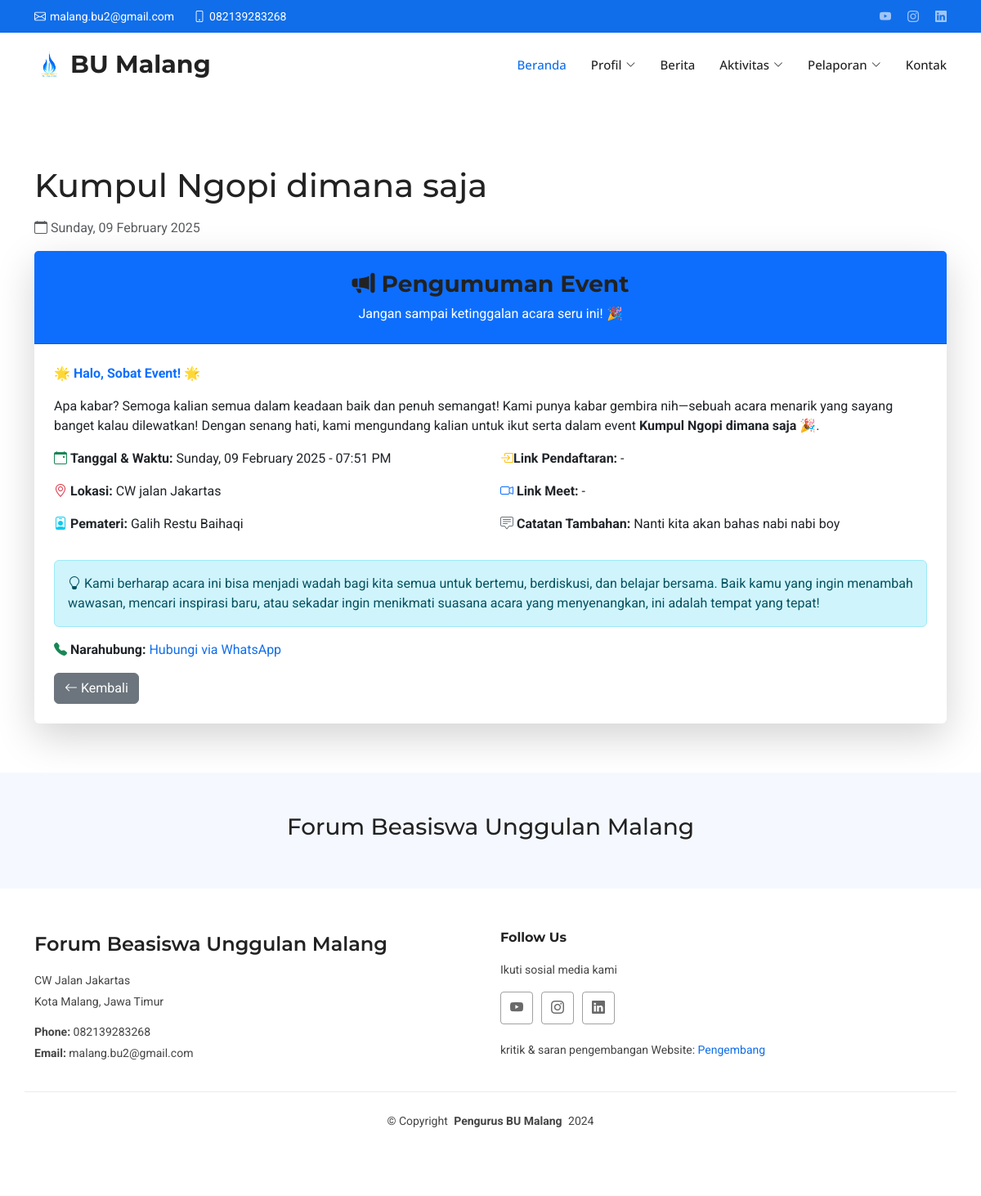
The app's page /pages/aktivitas/events/pages-events.php?id=3 with its own data.
### tables this page shows
CREATE TABLE `footer` (
  `id_footer` int(11) NOT NULL,
  `alamat_bu` varchar(255) NOT NULL,
  `nomor_bu` varchar(255) NOT NULL,
  `email_bu` varchar(255) NOT NULL,
  `youtube_bu` varchar(255) NOT NULL,
  `ig_bu` varchar(255) NOT NULL,
  `linkedin_bu` varchar(255) NOT NULL,
  `pengembang_bu` varchar(255) NOT NULL
);

CREATE TABLE `event` (
  `id_event` int(11) NOT NULL,
  `waktu` datetime NOT NULL,
  `jenis` enum('Daring','Luring') NOT NULL,
  `nama_event` varchar(255) NOT NULL,
  `tanggal_event` datetime NOT NULL,
  `pemateri` varchar(255) NOT NULL,
  `lokasi` longtext NOT NULL,
  `link_pendaftaran` longtext NOT NULL,
  `link_meet` longtext NOT NULL,
  `isi_berita` longtext NOT NULL,
  `narahubung` varchar(255) NOT NULL,
  `status` enum('Upcoming','Completed','Canceled') NOT NULL
);

### pages/aktivitas/events/pages-events.php (the view, shortened to what this page needs)
<?php
include '../../../connections/conn.php';
if (isset($_GET['id'])) {
    $id_event = $_GET['id'];
    $stmt = $conn->prepare("SELECT * FROM event WHERE id_event = ?");
    $stmt->bind_param("i", $id_event);
    $stmt->execute();
    $result = $stmt->get_result();
    if ($row = $result->fetch_assoc()) {
        $nama_event = htmlspecialchars($row['nama_event']);
        $pemateri = htmlspecialchars($row['pemateri']);
        $lokasi = htmlspecialchars($row['lokasi']);
        $link_pendaftaran = htmlspecialchars($row['link_pendaftaran']);
        $link_meet = htmlspecialchars($row['link_meet']);
        $isi_berita = htmlspecialchars($row['isi_berita']);
        $tanggal_event = date('l, d F Y - h:i A', strtotime($row['tanggal_event']));
        $waktu = date('l, d F Y', strtotime($row['waktu']));
        $narahubung = htmlspecialchars($row['narahubung']);
    } else {
        echo "<script>alert('Berita tidak ditemukan!'); window.location='berita.php';</script>";
        exit;
    }
} else {
    echo "<script>alert('ID tidak ditemukan!'); window.location='berita.php';</script>";
    exit;
}
function formatNomorWA($nomor)
{
    $nomor = preg_replace('/[^0-9]/', '', $nomor);
    if (substr($nomor, 0, 1) === '0') {
        $nomor = '62' . substr($nomor, 1);
    }
    return $nomor;
}
$query = "SELECT * FROM footer";
$result = $conn->query($query);
$row = $result->fetch_assoc();
$footer = [
    "alamat_bu" => $row['alamat_bu'],
    "nomor_bu" => $row['nomor_bu'],
    "email_bu" => $row['email_bu'],
    "youtube_bu" => $row['youtube_bu'],
    "ig_bu" => $row['ig_bu'],
    "linkedin_bu" => $row['linkedin_bu'],
    "pengembang_bu" => $row['pengembang_bu'],
];
?>
<!DOCTYPE html>
<html lang="en">
<?php include '../../../components/head.php' ?>
<body class="index-page">
    <header id="header" class="header sticky-top">
        <div class="topbar d-flex align-items-center">
            <div class="container d-flex justify-content-center justify-content-md-between">
                <div class="contact-info d-flex align-items-center">
                    <i class="bi bi-envelope d-flex align-items-center"><a href="<?= $footer['email_bu'] ?>"><?= $footer['email_bu'] ?></a></i>
                    <i class="bi bi-phone d-flex align-items-center ms-4"><span><?= $footer['nomor_bu'] ?></span></i>
                </div>
                <div class="social-links d-none d-md-flex align-items-center">
                    <a href="<?= $footer['youtube_bu'] ?>" class="youtube"><i class="bi bi-youtube"></i></a>
                    <a href="<?= $footer['ig_bu'] ?>" class="instagram"><i class="bi bi-instagram"></i></a>
                    <a href="<?= $footer['linkedin_bu'] ?>" class="linkedin"><i class="bi bi-linkedin"></i></a>
                </div>
            </div>
        </div>
        <div class="branding d-flex align-items-cente">
            <div class="container position-relative d-flex align-items-center justify-content-between">
                <?php include '../../../components/navbar.php' ?>
            </div>
        </div>
    </header>
    <main class="main">
        <section id="contents" class="contents section">
            <div class="container mt-4">
                <h1 class="mb-3"><?= $nama_event; ?></h1>
                <p class="text-muted"><i class="bi bi-calendar"></i> <?= $waktu; ?></p>
                <div class="card shadow-lg border-0">
                    <div class="card-header bg-primary text-white text-center py-4">
                        <h3 class="fw-bold"><i class="bi bi-megaphone-fill"></i> Pengumuman Event</h3>
                        <p class="mb-0">Jangan sampai ketinggalan acara seru ini! 🎉</p>
                    </div>
                    <div class="card-body p-4">
                        <p class="fw-bold text-primary">🌟 Halo, Sobat Event! 🌟</p>
                        <p>
                            Apa kabar? Semoga kalian semua dalam keadaan baik dan penuh semangat! Kami punya kabar gembira nih—sebuah acara menarik yang sayang banget kalau dilewatkan! Dengan senang hati, kami mengundang kalian untuk ikut serta dalam event <strong><?= $nama_event; ?></strong> 🎉.
                        </p>
                        <div class="row">
                            <div class="col-md-6">
                                <p><i class="bi bi-calendar-event text-success"></i> <strong>Tanggal & Waktu:</strong> <?= $tanggal_event; ?></p>
                                <p><i class="bi bi-geo-alt text-danger"></i> <strong>Lokasi:</strong> <?= $lokasi; ?></p>
                                <p><i class="bi bi-person-badge text-info"></i> <strong>Pemateri:</strong> <?= !empty($pemateri) ? $pemateri : 'Akan Diumumkan'; ?></p>
                            </div>
                            <div class="col-md-6">
                                <p><i class="bi bi-box-arrow-in-right text-warning"></i><strong>Link Pendaftaran:</strong>
                                    <?= ($link_pendaftaran == '-') ? '-' : '<a href="' . htmlspecialchars($link_pendaftaran) . '" target="_blank" class="text-decoration-none">Klik di sini untuk daftar</a>'; ?>
                                </p>
                                <p><i class="bi bi-camera-video text-primary"></i> <strong>Link Meet:</strong>
                                    <?= ($link_meet == '-') ? '-' : '<a href="' . htmlspecialchars($link_meet) . '" target="_blank" class="text-decoration-none">Gabung di sini</a>'; ?>
                                </p>
                                <p><i class="bi bi-chat-square-text text-secondary"></i> <strong>Catatan Tambahan:</strong> <?= !empty($isi_berita) ? $isi_berita : '-'; ?></p>
                            </div>
                        </div>
                        <div class="alert alert-info mt-3">
                            <i class="bi bi-lightbulb"></i> Kami berharap acara ini bisa menjadi wadah bagi kita semua untuk bertemu, berdiskusi, dan belajar bersama. Baik kamu yang ingin menambah wawasan, mencari inspirasi baru, atau sekadar ingin menikmati suasana acara yang menyenangkan, ini adalah tempat yang tepat!
                        </div>
                        <p><i class="bi bi-telephone-fill text-success"></i> <strong>Narahubung:</strong>
                            <?= ($narahubung == '-' || empty($narahubung)) ? '-' : '<a href="https://wa.me/' . formatNomorWA($narahubung) . '" target="_blank" class="text-decoration-none">Hubungi via WhatsApp</a>'; ?>
                        </p>
                        <div class="d-flex justify-content-between">
                            <a href="javascript:history.back()" class="btn btn-secondary">
                                <i class="bi bi-arrow-left"></i> Kembali
                            </a>
                        </div>
                    </div>
                </div>
            </div>
        </section>
    </main>
    <footer id="footer" class="footer">
        <div class="footer-newsletter">
            <div class="container">
                <div class="row justify-content-center text-center">
                    <div class="col-lg-6">
                        <h3>Forum Beasiswa Unggulan Malang</h5>
                    </div>
                </div>
            </div>
        </div>
        <div class="container footer-top">
            <?php include '../../../components/footer.php' ?>
        </div>
        <div class="container copyright text-center mt-4">
            <p>© <span>Copyright</span> <strong class="px-1 sitename">Pengurus BU Malang</strong> <span>2024</span></p>
        </div>
    </footer>
</body>
</html>

### components/footer.php
<div class="row gy-4">
    <div class="col-lg-6 col-md-12 footer-about">
        <a href="index.html" class="d-flex align-items-center">
            <span class="sitename">Forum Beasiswa Unggulan Malang</span>
        </a>
        <div class="footer-contact pt-3">
            <p><?= $footer['alamat_bu'] ?></p>
            <p>Kota Malang, Jawa Timur</p>
            <p class="mt-3"><strong>Phone:</strong> <span><?= $footer['nomor_bu'] ?></span></p>
            <p><strong>Email:</strong> <span><?= $footer['email_bu'] ?></span></p>
        </div>
    </div>
    <div class="col-lg-6 col-md-12">
        <h4>Follow Us</h4>
        <p>Ikuti sosial media kami</p>
        <div class="social-links d-flex">
            <a href="<?= $footer['youtube_bu'] ?>" target="_blank"><i class="bi bi-youtube"></i></a>
            <a href="<?= $footer['ig_bu'] ?>" target="_blank"><i class="bi bi-instagram"></i></a>
            <a href="<?= $footer['linkedin_bu'] ?>" target="_blank"><i class="bi bi-linkedin"></i></a>
        </div>
        <br>
        <p>kritik & saran pengembangan Website: <a href="https://wa.me/<?= $footer['pengembang_bu'] ?>" target="_blank">Pengembang</a> </p>
    </div>
</div>

### assets/css/main.css (style rules this page uses)
:root { --default-font: "Roboto", system-ui, -apple-system, "Segoe UI", Roboto, "Helvetica Neue", Arial, "Noto Sans", "Liberation Sans", sans-serif, "Apple Color Emoji", "Segoe UI Emoji", "Segoe UI Symbol", "Noto Color Emoji"; --heading-font: "Montserrat", sans-serif; --nav-font: "Open Sans", sans-serif; }
:root { --background-color: #ffffff; --default-color: #444444; --heading-color: #222222; --accent-color: #106eea; --surface-color: #ffffff; --contrast-color: #ffffff; }
:root { --nav-color: #222222; --nav-hover-color: #106eea; --nav-mobile-background-color: #ffffff; --nav-dropdown-background-color: #ffffff; --nav-dropdown-color: #222222; --nav-dropdown-hover-color: #106eea; }
:root { scroll-behavior: smooth; }
body { color: var(--default-color); background-color: var(--background-color); font-family: var(--default-font); }
a { color: var(--accent-color); text-decoration: none; transition: 0.3s; }
h1, h2, h3, h4, h5, h6 { color: var(--heading-color); font-family: var(--heading-font); }
.header { color: var(--default-color); transition: all 0.5s; z-index: 997; background-color: var(--background-color); }
.header .topbar { background-color: var(--accent-color); height: 40px; padding: 0; font-size: 14px; transition: all 0.5s; }
.header .topbar .contact-info i { font-style: normal; color: var(--contrast-color); }
.header .topbar .contact-info i a, .header .topbar .contact-info i span { padding-left: 5px; color: var(--contrast-color); }
.header .topbar .contact-info i a { line-height: 0; transition: 0.3s; }
.header .topbar .social-links a { color: color-mix(in srgb, var(--contrast-color), transparent 40%); line-height: 0; transition: 0.3s; margin-left: 20px; }
.header .branding { background-color: var(--background-color); min-height: 60px; padding: 10px 0; }
.footer { color: var(--default-color); background-color: var(--background-color); font-size: 14px; padding-bottom: 50px; position: relative; }
.footer .footer-newsletter { background-color: color-mix(in srgb, var(--accent-color), transparent 96%); padding: 50px 0; }
.footer .footer-top { padding-top: 50px; }
.footer .social-links a { display: flex; align-items: center; justify-content: center; width: 40px; height: 40px; border-radius: 4px; border: 1px solid color-mix(in srgb, var(--default-color), transparent 50%); font-size: 16px; color: color-mix(in srgb, var(--default-color), transparent 20%); margin-right: 10px; transition: 0.3s; }
.footer h4 { font-size: 16px; font-weight: bold; position: relative; padding-bottom: 12px; }
.footer .footer-about a { color: var(--heading-color); font-size: 24px; font-weight: 600; font-family: var(--heading-font); }
.footer .footer-contact p { margin-bottom: 5px; }
.footer .copyright { padding-top: 25px; padding-bottom: 25px; border-top: 1px solid color-mix(in srgb, var(--default-color), transparent 90%); }
.footer .copyright p { margin-bottom: 0; }
section, .section { color: var(--default-color); background-color: var(--background-color); padding: 60px 0; scroll-margin-top: 78px; overflow: clip; }

### records on screen
footer: email_bu "malang.bu2@gmail.com", nomor_bu "082139283268", alamat_bu "CW Jalan Jakartas"
event: nama_event "Kumpul Ngopi dimana saja", waktu "Sunday, 09 February 2025", tanggal_event "Sunday, 09 February 2025 - 07:51 PM", lokasi "CW jalan Jakartas", pemateri "Galih Restu Baihaqi", isi_berita "Nanti kita akan bahas nabi nabi boy"
